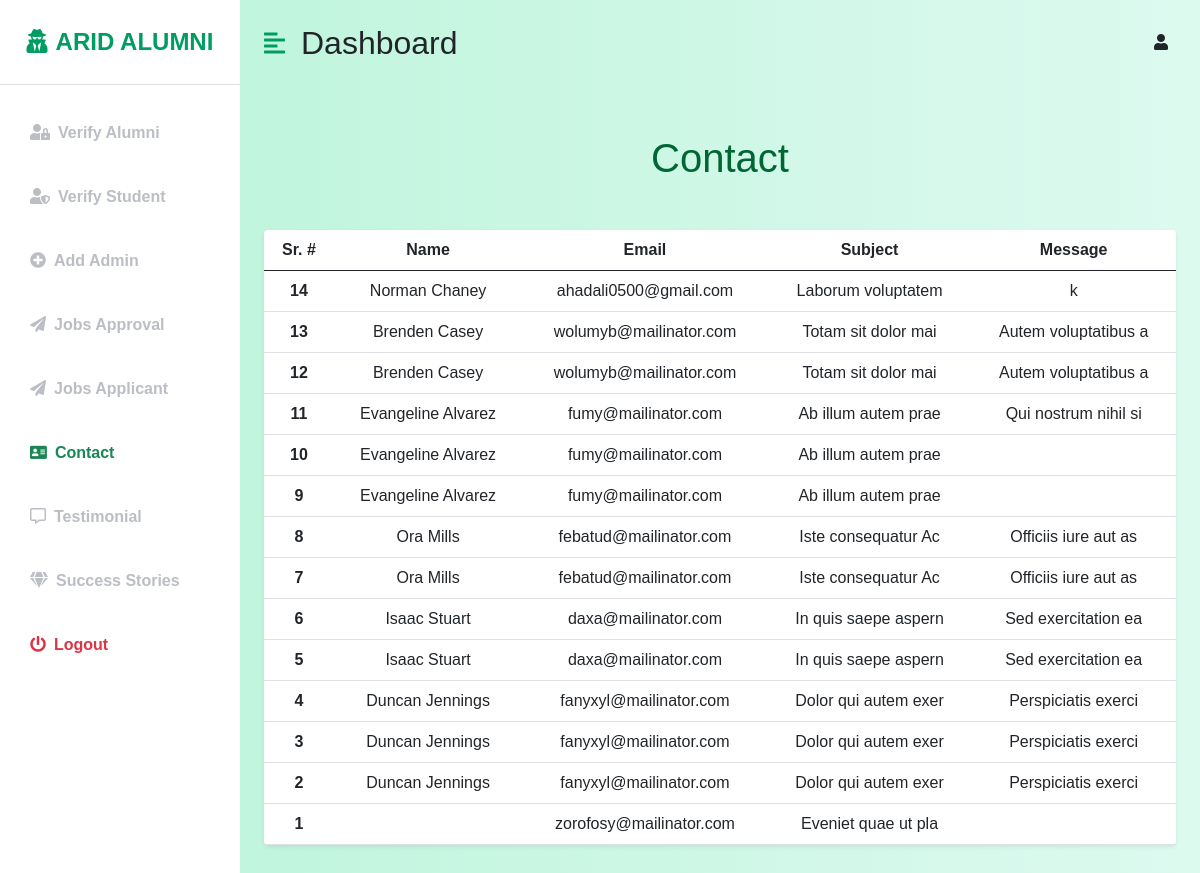
The page /admin/contact.php (signed in) on the database its author committed.
### tables this page shows
CREATE TABLE `contact` (
  `id` int NOT NULL,
  `name` varchar(255) NOT NULL,
  `email` varchar(255) NOT NULL,
  `subject` varchar(5000) NOT NULL,
  `message` longtext NOT NULL
);

### admin/contact.php (the view, shortened to what this page needs)
<!DOCTYPE html>
<html lang="en">
<head>
    <link href="https://cdn.jsdelivr.net/npm/bootstrap@5.0.0-beta3/dist/css/bootstrap.min.css" rel="stylesheet" />
    <link rel="stylesheet" href="https://cdnjs.cloudflare.com/ajax/libs/font-awesome/5.15.3/css/all.min.css" />
    <link rel="stylesheet" href="styles.css" />
    <link rel="stylesheet" href="admin.css" />
</head>
<body>
    <div class="d-flex" id="wrapper">
        <div class="bg-white" id="sidebar-wrapper">
            <div class="sidebar-heading text-center py-4 primary-text fs-4 fw-bold text-uppercase border-bottom"><i
                    class="fas fa-user-secret me-2"></i>ARID ALUMNI</div>
            <div class="list-group list-group-flush my-3">
                <a href="verify_alumni.php"
                    class="list-group-item list-group-item-action bg-transparent second-text fw-bold"><i
                        class="fas fa-user-lock me-2"></i>Verify Alumni</a>
                <a href="verify_student.php"
                    class="list-group-item list-group-item-action bg-transparent second-text fw-bold"><i
                        class="fas fa-user-shield me-2"></i>Verify Student</a>
                <a href="add_admin.php"
                    class="list-group-item list-group-item-action bg-transparent second-text fw-bold"><i
                        class="fas fa-plus-circle me-2"></i>Add Admin</a>
                <a href="job_approve.php"
                    class="list-group-item list-group-item-action bg-transparent second-text fw-bold"><i
                        class="fas fa-paper-plane me-2"></i>Jobs Approval</a>
                <a href="job_applicant.php"
                    class="list-group-item list-group-item-action bg-transparent second-text fw-bold"><i
                        class="fas fa-paper-plane me-2"></i>Jobs Applicant</a>
                <a href="contact.php"
                    class="list-group-item text-success list-group-item-action bg-transparent second-text fw-bold"><i
                        style='font-size:15px' class='fas me-2'>&#xf2bb;</i>Contact</a>
                <a href="testimonial.php"
                    class="list-group-item list-group-item-action bg-transparent second-text fw-bold"><i
                        class="far fa-comment-alt me-2"></i>Testimonial</a>
                <a href="success-stories.php"
                    class="list-group-item list-group-item-action bg-transparent second-text fw-bold"><i
                        class="fa fa-gem me-2"></i>Success Stories</a>
                <a href="logout.php"
                    class="list-group-item list-group-item-action bg-transparent text-danger fw-bold"><i
                        class="fas fa-power-off me-2"></i>Logout</a>
            </div>
        </div>
        <div id="page-content-wrapper">
            <nav class="navbar navbar-expand-lg navbar-light bg-transparent py-4 px-4">
                <div class="d-flex align-items-center">
                    <i class="fas fa-align-left primary-text fs-4 me-3" id="menu-toggle"></i>
                    <h2 class="fs-2 m-0">Dashboard</h2>
                </div>
                <div class="collapse navbar-collapse" id="navbarSupportedContent">
                    <ul class="navbar-nav ms-auto mb-2 mb-lg-0">
                        <li>
                            <i class="fas fa-user me-2"></i>
                        </li>
                    </ul>
                </div>
            </nav>
            <section>
                <div class="container-fluid px-4">
                    <div class="row my-5">
                        <h3 class="admin">Contact</h3><br><br><br><br>
                        <div class="col">
                            <table class="table bg-white rounded shadow-sm  table-hover" style="text-align: center;">
                                <thead>
                                    <tr>
                                        <th scope="col" width="70">Sr. #</th>
                                        <th scope="col">Name</th>
                                        <th scope="col">Email</th>
                                        <th scope="col">Subject</th>
                                        <th scope="col">Message</th>
                                    </tr>
                                </thead>
                                <tbody>
                                    <?php
                                    include("include/connection.php");
                                    $qry = "SELECT * FROM contact ORDER BY id DESC  ";
                                    $res = mysqli_query($conn, $qry);
                                    if (mysqli_num_rows($res) > 0) {
                                        while ($a = mysqli_fetch_array($res)) {
                                            ?>
                                            <tr>
                                                <th scope="row">
                                                    <?php echo $a['id'] ?>
                                                </th>
                                                <td>
                                                    <?php echo $a['name'] ?>
                                                </td>
                                                <td>
                                                    <?php echo $a['email'] ?>
                                                </td>
                                                <td>
                                                    <?php echo $a['subject'] ?>
                                                </td>
                                                <td>
                                                    <?php echo $a['message'] ?>
                                                </td>
                                            </tr>
                                            <?php
                                        }
                                    } ?>
                                </tbody>
                            </table>
                        </div>
                    </div>
            </section>
        </div>
    </div>
</body>
</html>

### admin/styles.css (style rules this page uses)
:root { --main-bg-color: #009d63; --main-text-color: #009d63; --second-text-color: #bbbec5; --second-bg-color: #c1efde; }
.primary-text { color: var(--main-text-color); }
.second-text { color: var(--second-text-color); }
#wrapper { overflow-x: hidden; background-image: linear-gradient( to right, #baf3d7, #c2f5de, #cbf7e4, #d4f8ea, #ddfaef ); }
#sidebar-wrapper { min-height: 100vh; margin-left: -15rem; transition: margin 0.25s ease-out; }
#sidebar-wrapper .sidebar-heading { padding: 0.875rem 1.25rem; font-size: 1.2rem; }
#sidebar-wrapper .list-group { width: 15rem; }
#page-content-wrapper { min-width: 100vw; }
#menu-toggle { cursor: pointer; }
.list-group-item { border: none; padding: 20px 30px; }
@media (min-width: 768px) { #sidebar-wrapper { margin-left: 0; } }
@media (min-width: 768px) { #page-content-wrapper { min-width: 0; width: 100%; } }

### admin/admin.css (style rules this page uses)
:root { --lightWhite: rgba(255, 255, 255, 0.856); --heading: #006633; }
body { font-family: Arial, sans-serif; }
.admin { text-align: center; font-size: 2.5rem; color: var(--heading); }

### rows shown on the page
contact: id "14", name "Norman Chaney", email "ahadali0500@gmail.com", subject "Laborum voluptatem", message "k"
contact: id "13", name "Brenden Casey", email "wolumyb@mailinator.com", subject "Totam sit dolor mai", message "Autem voluptatibus a"
contact: id "12", name "Brenden Casey", email "wolumyb@mailinator.com", subject "Totam sit dolor mai", message "Autem voluptatibus a"
contact: id "11", name "Evangeline Alvarez", email "fumy@mailinator.com", subject "Ab illum autem prae", message "Qui nostrum nihil si"
contact: id "10", name "Evangeline Alvarez", email "fumy@mailinator.com", subject "Ab illum autem prae"
contact: id "9", name "Evangeline Alvarez", email "fumy@mailinator.com", subject "Ab illum autem prae"
contact: id "8", name "Ora Mills", email "febatud@mailinator.com", subject "Iste consequatur Ac", message "Officiis iure aut as"
contact: id "7", name "Ora Mills", email "febatud@mailinator.com", subject "Iste consequatur Ac", message "Officiis iure aut as"
contact: id "6", name "Isaac Stuart", email "daxa@mailinator.com", subject "In quis saepe aspern", message "Sed exercitation ea"
contact: id "5", name "Isaac Stuart", email "daxa@mailinator.com", subject "In quis saepe aspern", message "Sed exercitation ea"
contact: id "4", name "Duncan Jennings", email "fanyxyl@mailinator.com", subject "Dolor qui autem exer", message "Perspiciatis exerci"
contact: id "3", name "Duncan Jennings", email "fanyxyl@mailinator.com", subject "Dolor qui autem exer", message "Perspiciatis exerci"
contact: id "2", name "Duncan Jennings", email "fanyxyl@mailinator.com", subject "Dolor qui autem exer", message "Perspiciatis exerci"
contact: id "1", email "zorofosy@mailinator.com", subject "Eveniet quae ut pla"
